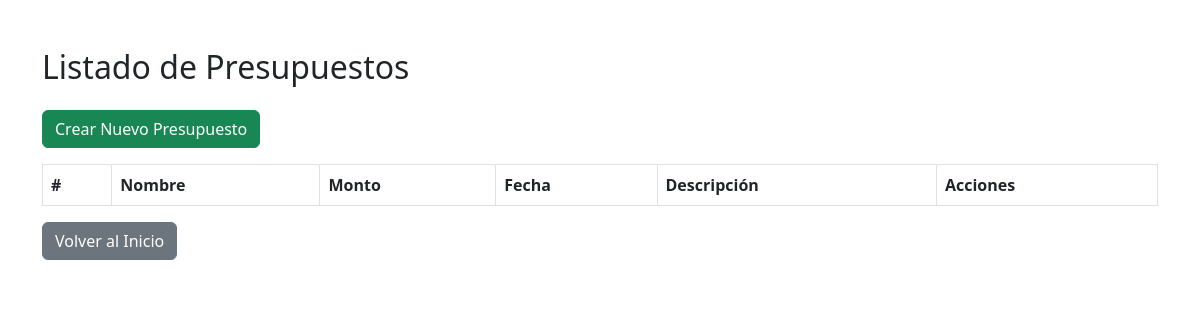
The app's page /listar/presupuestos/, older data.
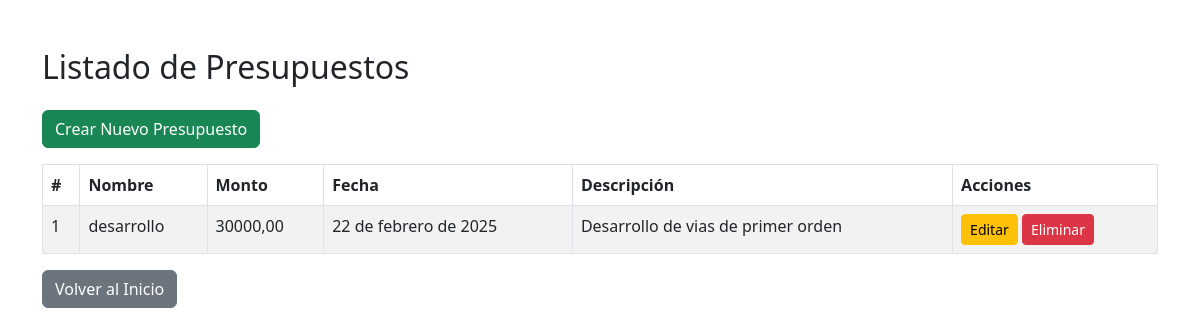
The same page, newer data.
### Aplicaciones/Obras/models.py (models this page shows, shortened)
class Presupuesto(models.Model):
    nombre = models.CharField(max_length=200)
    monto = models.DecimalField(max_digits=10, decimal_places=2)
    fecha = models.DateField()
    descripcion = models.TextField()

### Aplicaciones/Obras/views.py (the view)
# urls.py: path('listar/presupuestos/', views.listar_presupuestos, name='listar_presupuestos'),
def listar_presupuestos(request):
    presupuestos = Presupuesto.objects.all()
    return render(request, 'listar_presupuesto.html', {'presupuestos': presupuestos})

### Aplicaciones/Obras/templates/listar_presupuesto.html (shortened to what this page needs)
<!DOCTYPE html>
<html lang="es">
<head>
    <link href="https://cdn.jsdelivr.net/npm/bootstrap@5.3.0/dist/css/bootstrap.min.css" rel="stylesheet">
</head>
<body>
    <div class="container mt-5">
        <h2 class="mb-4">Listado de Presupuestos</h2>
        <a href="{% url 'crear_presupuesto' %}" class="btn btn-success mb-3">Crear Nuevo Presupuesto</a>
        <table class="table table-striped table-bordered">
            <thead>
                <tr>
                    <th>#</th>
                    <th>Nombre</th>
                    <th>Monto</th>
                    <th>Fecha</th>
                    <th>Descripción</th>
                    <th>Acciones</th>
                </tr>
            </thead>
            <tbody>
                {% for presupuesto in presupuestos %}
                    <tr>
                        <td>{{ forloop.counter }}</td>
                        <td>{{ presupuesto.nombre }}</td>
                        <td>{{ presupuesto.monto }}</td>
                        <td>{{ presupuesto.fecha }}</td>
                        <td>{{ presupuesto.descripcion }}</td>
                        <td>
                            <a href="{% url 'editar_presupuesto' presupuesto.pk %}" class="btn btn-warning btn-sm">Editar</a>
                            <a href="{% url 'eliminar_presupuesto' presupuesto.pk %}" class="btn btn-danger btn-sm">Eliminar</a>
                        </td>
                    </tr>
                {% endfor %}
            </tbody>
        </table>
        <a href="{% url 'index' %}" class="btn btn-secondary">Volver al Inicio</a>
    </div>
</body>
</html>

Row changes from the older to the newer data that the page shows:
added Presupuesto: nombre "desarrollo", monto "30000,00", fecha "22 de febrero de 2025", descripcion "Desarrollo de vias de primer orden"
